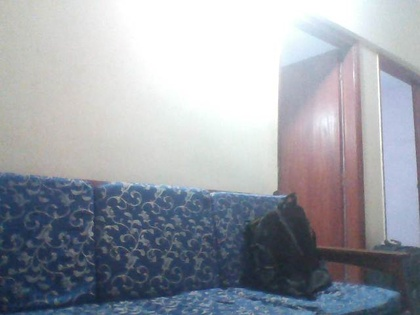
%> input picture images/example_2/image_1.jpg, 420 x 315 px, shrunk from 640 x 480 before the run
$ octave image_enhancer.m   (GNU Octave 9; MATLAB toolbox functions it lacks are replaced by stand-ins)
%> lines starting %> are read from the running program, lines starting %| are printed output that depends on the picture; in (x1, y1, x2, y2) boxes, pixels count from 0 and x2, y2 are one past the last pixel; in counts of white or black regions, pixels touching at a corner belong together; the program's own positions count from 1

clc
clear all
close all

%read images
%% replace your images here
img1 = imread('images/example_2/image_1.jpg');
%> img1 is the input picture: size 315x420x3 uint8; mean R, G, B 155.6, 159.7, 168.2
img2 = imread('images/example_2/image_2.jpg');
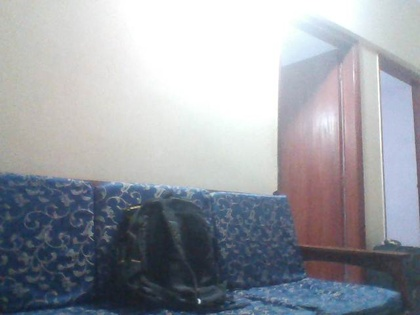
%> input picture images/example_2/image_2.jpg, 420 x 315 px, shrunk from 640 x 480 before the run
%> img2 is the input picture: size 315x420x3 uint8; mean R, G, B 154.4, 157.7, 165.2
% img3 = imread('images/example_2/image_3.jpg');
% img4 = imread('images/example_2/image_4.jpg');

%% grayscaled
img1_gray = rgb2gray(img1);
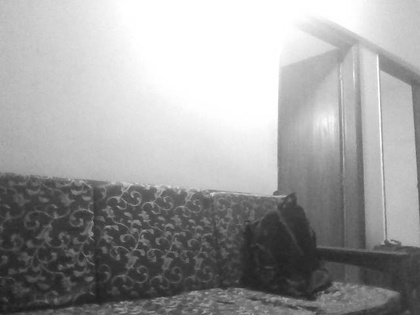
%> img1_gray: size 315x420 uint8; min 27, max 255, mean 159.4
img2_gray = rgb2gray(img2);
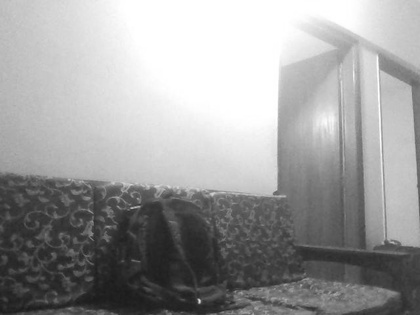
%> img2_gray: size 315x420 uint8; min 27, max 255, mean 157.6

%black and white
img1_bw = im2bw(img1_gray);
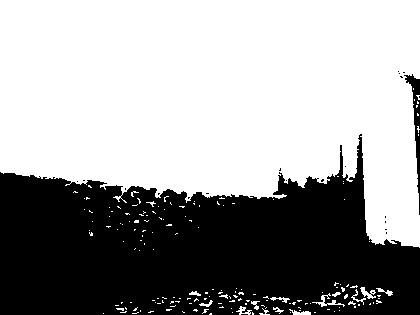
%> img1_bw: size 315x420 logical; 61.7% white; 24 black regions (22 under 20 px), largest, box (x1, y1, x2, y2) and area: (0, 134, 420, 315) 50017, (404, 74, 420, 215) 592
img2_bw = im2bw(img2_gray);
%> img2_bw: size 315x420 logical; 61.5% white; 22 black regions (20 under 20 px), largest, box (x1, y1, x2, y2) and area: (0, 137, 420, 315) 50247, (401, 73, 420, 216) 635

% get array upper bounds
[x, y, z] = size(img1);
%> x = 315; y = 420; z = 3

% initialize reconstructed image
reconstructed_img_bg = img1;
reconstructed_img_fg = zeros(x,y,z);

size(reconstructed_img_bg);

imtool(reconstructed_img_bg)

oculuded1 = img2-img1;
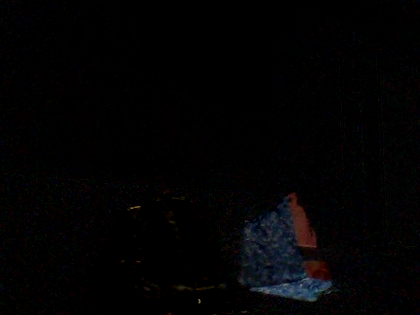
%> oculuded1: size 315x420x3 uint8; mean R, G, B 2.8, 2.5, 3.1
oculuded2 = img1-img2;
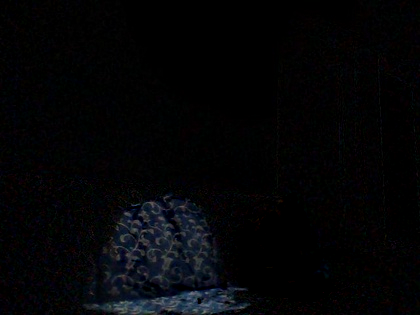
%> oculuded2: size 315x420x3 uint8; mean R, G, B 4, 4.5, 6.1

imtool(oculuded1)
imtool(oculuded2)

for i=1:x
    for j=1:y

            if oculuded1(i,j,1) > 15 || oculuded1(i,j,2) > 15  || oculuded1(i,j,3) > 15

                reconstructed_img_bg(i,j,1) = img2(i,j,1);
                reconstructed_img_bg(i,j,2) = img2(i,j,2);
                reconstructed_img_bg(i,j,3) = img2(i,j,3);

            elseif oculuded2(i,j,1) > 15 || oculuded2(i,j,2) > 15  || oculuded2(i,j,3) > 15

                reconstructed_img_bg(i,j,1) = img1(i,j,1);
                reconstructed_img_bg(i,j,2) = img1(i,j,2);
                reconstructed_img_bg(i,j,3) = img1(i,j,3);

            end

    end
end
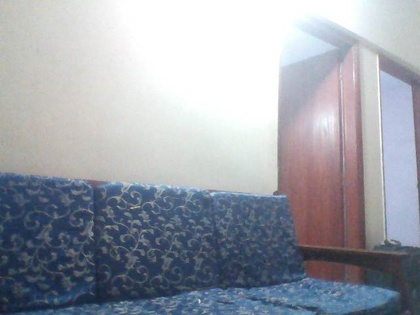
%> reconstructed_img_bg: size 315x420x3 uint8; 5.86% of pixels changed, all inside (x1, y1, x2, y2) = (0, 72, 420, 315)
imwrite(reconstructed_img_bg,'images/Result/example8.jpg');
 figure; imshow(reconstructed_img_bg);
 figure('units','normalized','outerposition',[0 0 1 1])
 subplot(1,5,1),imshow(img1);title('Image 1 RGB')
 subplot(1,5,2),imshow(img2);title('Image 2 RGB')
 subplot(1,5,3),imshow(oculuded1);title('Ocluded region 1')
 subplot(1,5,4),imshow(oculuded2);title('Ocluded region 2')
 subplot(1,5,5),imshow(reconstructed_img_bg);title('Reconstructed Image')

% test1 = abs(img2-img1);
% test2 = abs(img2-img3);
%
% imtool(test1);
% imtool(test2);
%
%
% for i=1:x
%     for j=1:y
%
%             if test1(i,j,1) ~= 1 && test1(i,j,2) ~= 1 && test1(i,j,3) ~= 1
%
%                 reconstructed_img_bg(i,j,1) = img1(i,j,1);
%                 reconstructed_img_bg(i,j,2) = img1(i,j,2);
%                 reconstructed_img_bg(i,j,3) = img1(i,j,3);
%
%             end
%
%     end
% end
%
%
% for i=1:x
%     for j=1:y
%
%             if test2(i,j,1) ~= 1 && test2(i,j,2) ~= 1 && test2(i,j,3) ~= 1
%
%                 reconstructed_img_bg(i,j,1) = img1(i,j,1);
%                 reconstructed_img_bg(i,j,2) = img1(i,j,2);
%                 reconstructed_img_bg(i,j,3) = img1(i,j,3);
%
%             end
%
%     end
% end
%
%
% imtool(reconstructed_img_bg)
%
% for i=1:x
%     for j=1:y
%
%             if reconstructed_img_bg(i,j,1) == 1 && reconstructed_img_bg(i,j,2) == 1 && reconstructed_img_bg(i,j,3) == 1
%
%                 reconstructed_img_bg(i,j,1) = img1(i,j,1);
%                 reconstructed_img_bg(i,j,2) = img1(i,j,2);
%                 reconstructed_img_bg(i,j,3) = img1(i,j,3);
%             end
%
%     end
% end
%
%
%
% % reconstruct final background
% % for i=1:x
% %     for j=1:y
% %
% %             if reconstructed_img_bg(i,j,k) > 0
% %
% %
% %                 reconstructed_img_bg(i,j,k) = img2(i,j,k);
% %
% %             end
% %
% %     end
% % end
%
%
% figure('units','normalized','outerposition',[0 0 1 1])
% subplot(1,4,1),imshow(img1);title('Image 1 RGB')
% subplot(1,4,2),imshow(img2);title('Image 2 RGB')
% subplot(1,4,3),imshow(img3);title('Image 3 RGB')
% subplot(1,4,4),imshow(reconstructed_img_bg);title('Reconstructed Background')
